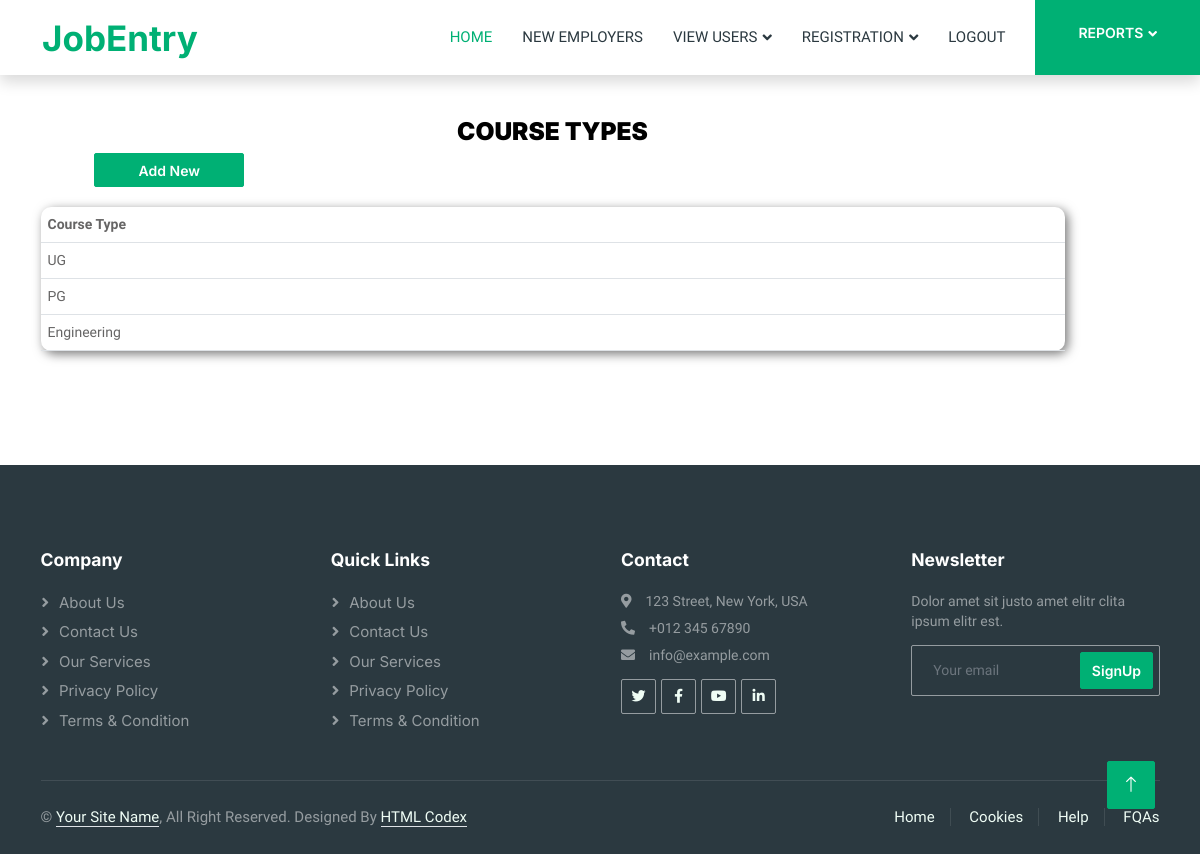
/accounts/admin/view/course-types/ (signed in), run on the app's committed database.
### MetaData/models.py (models this page shows, shortened)
class CourseType(models.Model):
    course_type = models.CharField(max_length=20)

### Admin/views.py (the view)
# urls.py: path('accounts/admin/view/course-types/', views.view_course_type, name="view-course-type"),
def view_course_type(request):
    if request.user.is_authenticated and request.user.is_app_admin:
        course_types = CourseType.objects.all
        return render(request, 'views/admin/registration/course_type.html', {'course_types': course_types})
    else:
        return redirect('index-page')

### templates/views/admin/registration/course_type.html
{% extends 'base/admin/base.html' %}
{% load static %}
{% block body %}
    <br><br>
    <div class="container">
        <div class="row">
            <div class="col-md-11">
                <h3 style="text-align: center; color: #000"><b>COURSE TYPES </b></h3>
                <div class="col-sm-1">
                    <a href="{% url 'register-course-type' %}" class="btn btn-primary" style="margin-left:63%;margin-bottom:20px; width:150px;">Add New</a>
                </div>
                <div class="form-horizontal">
                    <div class="form-group">
                        <table class="table table-hover" style=" border-radius: 10px; box-shadow: 3px 3px 11px #777777; margin-bottom:7%">
                            <tr>
                                <th>Course Type</th>
                            </tr>
                            {% for course_type in course_types %}
                                <tr onclick="window.location='{% url 'view-courses' %}?type={{ course_type.id }}'">
                                    <td>{{ course_type.course_type }}</td>
                                </tr>
                            {% endfor %}
                        </table>
                    </div>
                </div>
            </div>
        </div>
    </div>
{% endblock %}

### static/css/style.css (style rules this page uses)
:root { --primary: #00B074; --secondary: #2B9BFF; --light: #EFFDF5; --dark: #2B3940; }
.btn { font-family: 'Inter', sans-serif; font-weight: 600; transition: .5s; }
.btn.btn-primary, .btn.btn-secondary { color: #FFFFFF; }

### data on the page
CourseType: course_type "UG"
CourseType: course_type "PG"
CourseType: course_type "Engineering"
